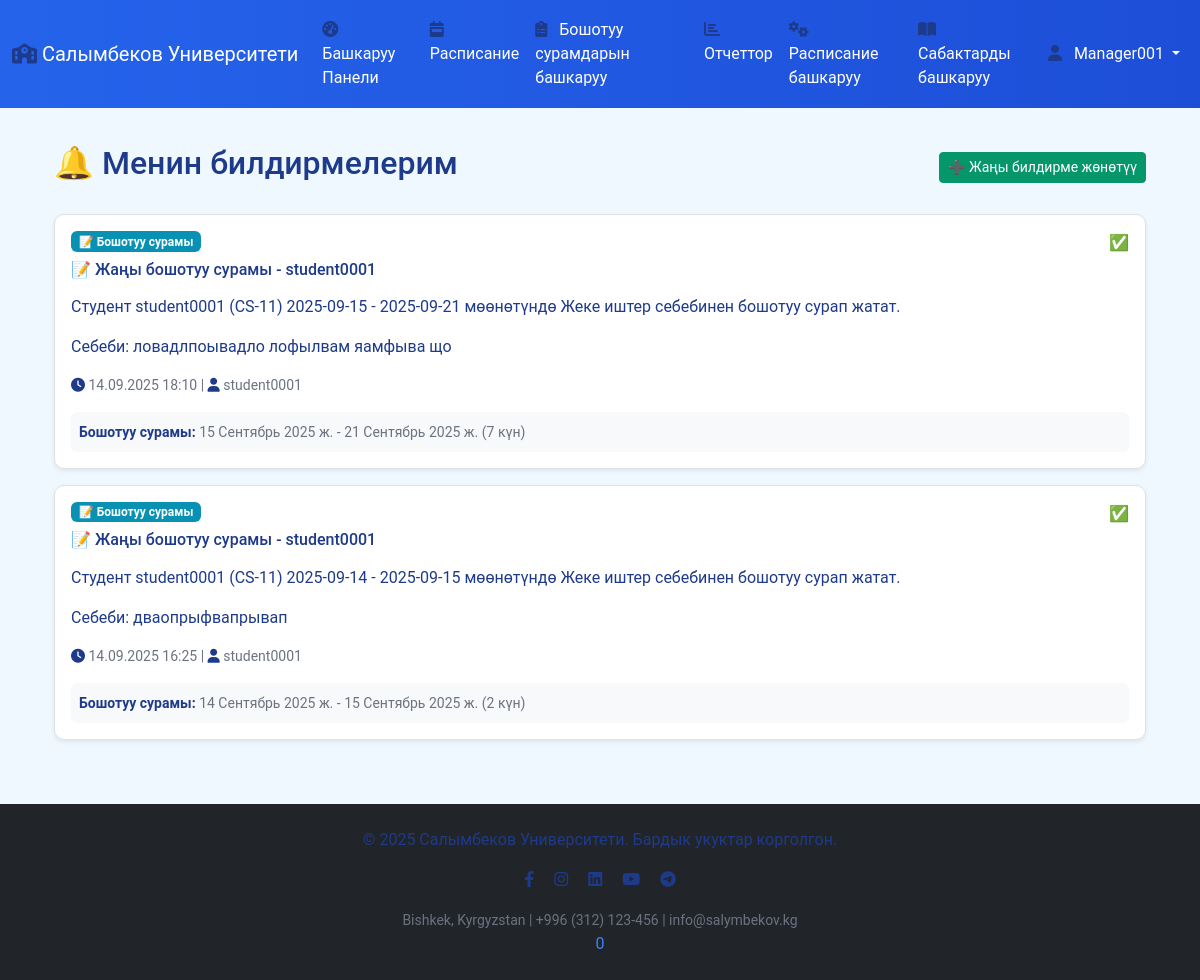
Page /ky/notifications/ (signed in) on the earlier database version.
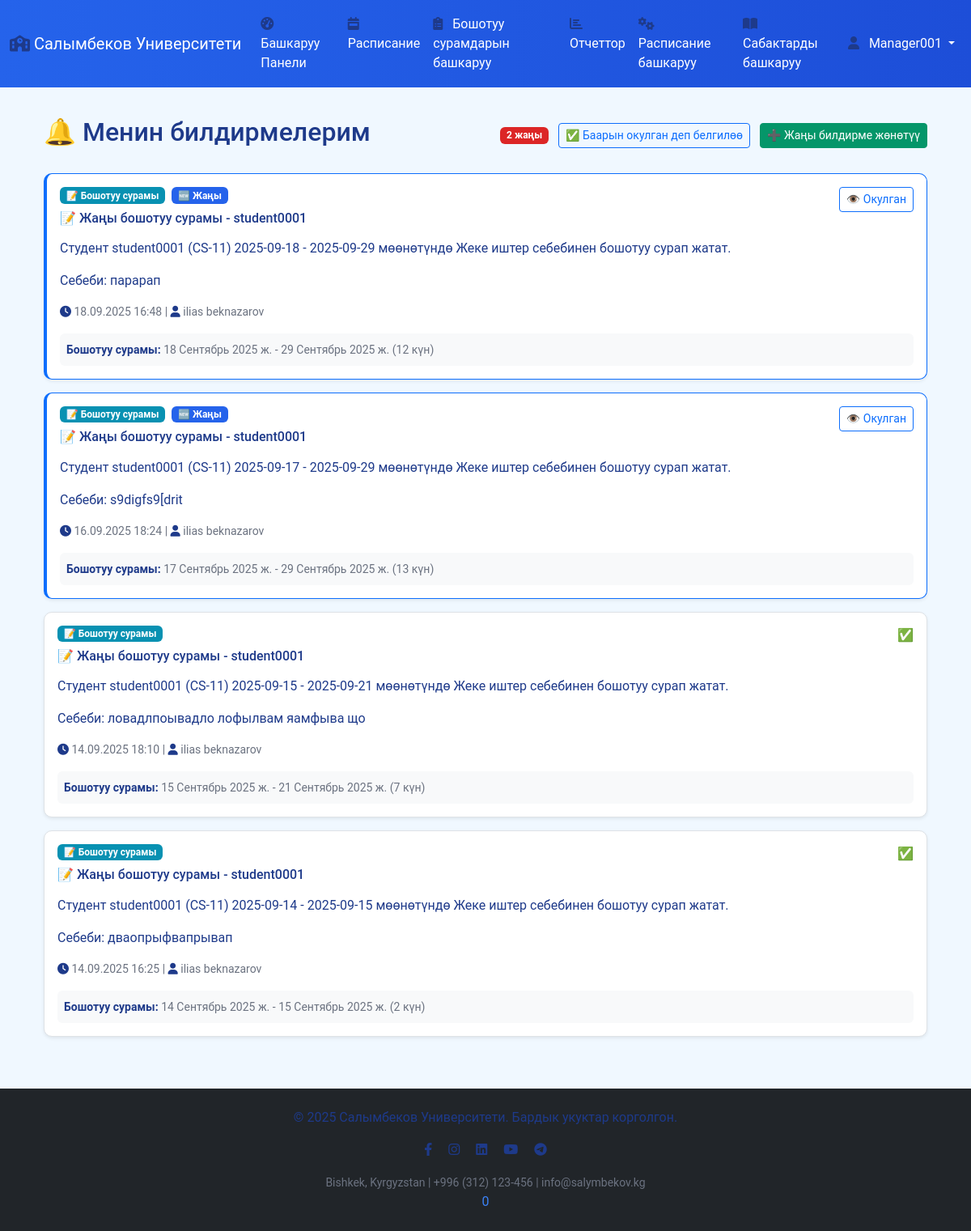
Same page on the later database version.
### core/models.py (models this page shows, shortened)
class Notification(models.Model):
    NOTIFICATION_TYPES = [
        ('ABSENCE', 'Жок болуу боюнча'),
        ('LEAVE_REQUEST', 'Бошотуу сурамы'),
        ('LEAVE_APPROVED', 'Бошотуу бекитилди'),
        ('LEAVE_REJECTED', 'Бошотуу четке кагылды'),
        ('GENERAL', 'Жалпы'),
    ]
    recipient = models.ForeignKey(User, on_delete=models.CASCADE, related_name='received_notifications')
    sender = models.ForeignKey(User, on_delete=models.SET_NULL, null=True, blank=True, related_name='sent_notifications')
    notification_type = models.CharField(max_length=20, choices=NOTIFICATION_TYPES, default='GENERAL')
    title = models.CharField(max_length=200)
    message = models.TextField()
    created_at = models.DateTimeField(auto_now_add=True)
    is_read = models.BooleanField(default=False)
    student = models.ForeignKey(Student, on_delete=models.CASCADE, null=True, blank=True)
    leave_request = models.ForeignKey(LeaveRequest, on_delete=models.CASCADE, null=True, blank=True)
    class Meta:
        ordering = ['-created_at']

class LeaveRequest(models.Model):
    STATUS_CHOICES = [
        ('PENDING', 'Күтүүдө'),
        ('APPROVED', 'Бекитилген'),
        ('REJECTED', 'Четке кагылган'),
    ]
    LEAVE_TYPE_CHOICES = [
        ('SICK', 'Ооруу'),
        ('PERSONAL', 'Жеке иштер'),
        ('FAMILY', 'Үй-бүлөлүк иштер'),
        ('EMERGENCY', 'Тез кырдаал'),
        ('OTHER', 'Башка себептер'),
    ]
    student = models.ForeignKey(Student, on_delete=models.CASCADE, related_name='leave_requests')
    leave_type = models.CharField(max_length=20, choices=LEAVE_TYPE_CHOICES, default='SICK')
    start_date = models.DateField(verbose_name='Башталуу күнү')
    end_date = models.DateField(verbose_name='Аяктоо күнү')
    reason = models.TextField(verbose_name='Себеби')
    status = models.CharField(max_length=20, choices=STATUS_CHOICES, default='PENDING')
    approved_by = models.ForeignKey(User, on_delete=models.SET_NULL, null=True, blank=True, related_name='approved_leaves')
    created_at = models.DateTimeField(auto_now_add=True)
    updated_at = models.DateTimeField(auto_now=True)
    class Meta:
        verbose_name = 'Бошотуу сурамы'
        verbose_name_plural = 'Бошотуу сурамдары'
    @property
    def duration(self):
        return (self.end_date - self.start_date).days + 1

### core/views.py (the view)
# urls.py: path('notifications/', views.notifications, name='notifications'),
@login_required
def notifications(request):
    user_notifications = Notification.objects.filter(recipient=request.user)
    unread_count = user_notifications.filter(is_read=False).count()
    return render(request, 'notifications/list.html', {
        'notifications': user_notifications,
        'unread_count': unread_count
    })

### attendance_system/context_processors.py (called while the page is built)
def site_config(request):
    try:
        return {
            'SITE_NAME': getattr(settings, 'SITE_NAME', 'Salymbekov University'),
            'UNIVERSITY_INFO': getattr(settings, 'UNIVERSITY_INFO', {}),
            'SYSTEM_CONFIG': getattr(settings, 'SYSTEM_CONFIG', {}),
            'LANGUAGE_CONFIG': getattr(settings, 'LANGUAGE_CONFIG', {}),
            'THEME_CONFIG': getattr(settings, 'THEME_CONFIG', {}),
            'ACADEMIC_CONFIG': getattr(settings, 'ACADEMIC_CONFIG', {}),
            'SOCIAL_MEDIA': getattr(settings, 'SOCIAL_MEDIA', {}),
            'FOOTER_CONFIG': getattr(settings, 'FOOTER_CONFIG', {}),
        }
    except Exception as e:
        return {
            'SITE_NAME': 'Salymbekov University',
            'UNIVERSITY_INFO': {'name': 'Salymbekov University'},
            'SYSTEM_CONFIG': {'version': '1.0.0'},
        }

### templates/notifications/list.html (shortened to what this page needs)
{% extends 'base.html' %}
{% block content %}
<div class="container mt-5">
    <div class="d-flex justify-content-between align-items-center mb-4">
        <h2>🔔 Менин билдирмелерим</h2>
        <div>
            {% if unread_count > 0 %}
                <span class="badge bg-danger me-2">{{ unread_count }} жаңы</span>
                <a href="{% url 'mark_all_notifications_read' %}" class="btn btn-sm btn-outline-primary">
                    ✅ Баарын окулган деп белгилөө
                </a>
            {% endif %}
            {% if request.user.userprofile.role in 'ADMIN,MANAGER' %}
                <a href="{% url 'send_bulk_notification' %}" class="btn btn-sm btn-success ms-2">
                    ➕ Жаңы билдирме жөнөтүү
                </a>
            {% endif %}
        </div>
    </div>
    {% if notifications %}
        <div class="row">
            {% for notification in notifications %}
            <div class="col-md-12 mb-3">
                <div class="card {% if not notification.is_read %}border-primary{% endif %} shadow-sm">
                    <div class="card-body">
                        <div class="d-flex justify-content-between align-items-start">
                            <div class="flex-grow-1">
                                <div class="d-flex align-items-center mb-2">
                                    {% if notification.notification_type == 'ABSENCE' %}
                                        <span class="badge bg-warning text-dark me-2">⚠️ Жок болуу</span>
                                    {% elif notification.notification_type == 'LEAVE_REQUEST' %}
                                        <span class="badge bg-info me-2">📝 Бошотуу сурамы</span>
                                    {% elif notification.notification_type == 'LEAVE_APPROVED' %}
                                        <span class="badge bg-success me-2">✅ Бекитилди</span>
                                    {% elif notification.notification_type == 'LEAVE_REJECTED' %}
                                        <span class="badge bg-danger me-2">❌ Четке кагылды</span>
                                    {% else %}
                                        <span class="badge bg-secondary me-2">📢 Жалпы</span>
                                    {% endif %}
                                    {% if not notification.is_read %}
                                        <span class="badge bg-primary">🆕 Жаңы</span>
                                    {% endif %}
                                </div>
                                <h6 class="card-title">{{ notification.title }}</h6>
                                <p class="card-text">{{ notification.message|linebreaks }}</p>
                                <div class="text-muted small">
                                    <i class="fas fa-clock"></i> {{ notification.created_at|date:"d.m.Y H:i" }}
                                    {% if notification.sender %}
                                        | <i class="fas fa-user"></i> {{ notification.sender.get_full_name|default:notification.sender.username }}
                                    {% endif %}
                                </div>
                            </div>
                            <div class="ms-3">
                                {% if not notification.is_read %}
                                    <a href="{% url 'mark_notification_read' notification.id %}"
                                       class="btn btn-sm btn-outline-primary">
                                        👁️ Окулган
                                    </a>
                                {% else %}
                                    <span class="text-success">✅</span>
                                {% endif %}
                            </div>
                        </div>
                        {% if notification.leave_request %}
                            <div class="mt-3 p-2 bg-light rounded">
                                <small class="text-muted">
                                    <strong>Бошотуу сурамы:</strong>
                                    {{ notification.leave_request.start_date }} - {{ notification.leave_request.end_date }}
                                    ({{ notification.leave_request.duration }} күн)
                                </small>
                            </div>
                        {% endif %}
                    </div>
                </div>
            </div>
            {% endfor %}
        </div>
    {% endif %}
</div>
{% endblock %}

### templates/base.html (shortened to what this page needs)
{% load static %}
{% load i18n %}
<!DOCTYPE html>
<html lang="{% get_current_language as LANGUAGE_CODE %}{{ LANGUAGE_CODE }}">
<head>
    <link href="https://cdn.jsdelivr.net/npm/bootstrap@5.3.0/dist/css/bootstrap.min.css" rel="stylesheet" />
    <link rel="stylesheet" href="{% static 'css/style.css' %}" />
    <link rel="stylesheet" href="https://cdnjs.cloudflare.com/ajax/libs/font-awesome/6.0.0-beta3/css/all.min.css" />
</head>
<body>
    <nav class="navbar navbar-expand-lg navbar-dark bg-primary fixed-top" style="width: 100%;">
        <div class="container-fluid">
            <a class="navbar-brand" href="{% url 'home' %}">
                <i class="fas fa-school"></i>
                {% get_current_language as LANGUAGE_CODE %}
                {% if LANGUAGE_CODE == 'ky' %}{{ UNIVERSITY_INFO.name_ky }}
                {% elif LANGUAGE_CODE == 'ru' %}{{ UNIVERSITY_INFO.name_ru }}
                {% else %}{{ UNIVERSITY_INFO.name_en }}{% endif %}
            </a>
            <div class="collapse navbar-collapse" id="navbarNav">
                <ul class="navbar-nav me-auto mb-2 mb-lg-0">
                    {% if user.is_authenticated %}
                    <li class="nav-item">
                        <a class="nav-link" href="{% url 'dashboard' %}"><i class="fas fa-tachometer-alt"></i> {% trans "Dashboard" %}</a>
                    </li>
                    {% if user.userprofile.role == 'STUDENT' %}
                    <li class="nav-item">
                        <a class="nav-link" href="{% url 'student_schedule' %}"><i class="fas fa-calendar-week"></i> {% trans "My Schedule" %}</a>
                    </li>
                    {% else %}
                    <li class="nav-item">
                        <a class="nav-link" href="{% url 'universal_schedule' %}"><i class="fas fa-calendar-week"></i> {% trans "Schedule" %}</a>
                    </li>
                    {% endif %}
                    {% if user.userprofile.role in 'ADMIN,MANAGER,TEACHER' %}
                    <li class="nav-item">
                        <a class="nav-link" href="{% url 'manage_leave_requests' %}"><i class="fas fa-clipboard-list"></i> {% trans "Manage Leave Requests" %}</a>
                    </li>
                    {% endif %}
                    {% if user.userprofile.role in 'ADMIN,MANAGER' %}
                    <li class="nav-item">
                        <a class="nav-link" href="{% url 'report' %}"><i class="fas fa-chart-bar"></i> {% trans "Reports" %}</a>
                    </li>
                    <li class="nav-item">
                        <a class="nav-link" href="{% url 'manage_schedule' %}"><i class="fas fa-cogs"></i> {% trans "Manage Schedule" %}</a>
                    </li>
                    <li class="nav-item">
                        <a class="nav-link" href="{% url 'manage_subjects' %}"><i class="fas fa-book-open"></i> {% trans "Manage Subjects" %}</a>
                    </li>
                    {% endif %}
                    {% endif %}
                </ul>
                {% if user.is_authenticated %}
                <ul class="navbar-nav ms-auto">
                    <li class="nav-item dropdown">
                        <a class="nav-link dropdown-toggle" href="#" id="userDropdown" role="button" data-bs-toggle="dropdown" aria-expanded="false">
                            <i class="fas fa-user"></i> {{ user.username }}
                        </a>
                    </li>
                </ul>
                {% endif %}
            </div>
        </div>
    </nav>
    <div class="container mt-5 pt-5" style="min-height: 68vh    ;">
        {% block content %}
        {% endblock %}
    </div>
    <footer class="bg-dark text-light text-center py-4 mt-5" style="width: 100%;">
        <div class="container">
            <p>
                {% get_current_language as LANGUAGE_CODE %}
                {% if LANGUAGE_CODE == 'ky' %}{{ FOOTER_CONFIG.copyright_text }}
                {% elif LANGUAGE_CODE == 'ru' %}{{ FOOTER_CONFIG.copyright_text_ru }}
                {% else %}{{ FOOTER_CONFIG.copyright_text_en }}{% endif %}
            </p>
            {% if FOOTER_CONFIG.show_social_links and SOCIAL_MEDIA %}
            <p>
                {% if SOCIAL_MEDIA.facebook %}<a href="{{ SOCIAL_MEDIA.facebook }}" class="text-light me-3" target="_blank"><i class="fab fa-facebook-f"></i></a>{% endif %}
                {% if SOCIAL_MEDIA.instagram %}<a href="{{ SOCIAL_MEDIA.instagram }}" class="text-light me-3" target="_blank"><i class="fab fa-instagram"></i></a>{% endif %}
                {% if SOCIAL_MEDIA.linkedin %}<a href="{{ SOCIAL_MEDIA.linkedin }}" class="text-light me-3" target="_blank"><i class="fab fa-linkedin"></i></a>{% endif %}
                {% if SOCIAL_MEDIA.youtube %}<a href="{{ SOCIAL_MEDIA.youtube }}" class="text-light me-3" target="_blank"><i class="fab fa-youtube"></i></a>{% endif %}
                {% if SOCIAL_MEDIA.telegram %}<a href="{{ SOCIAL_MEDIA.telegram }}" class="text-light" target="_blank"><i class="fab fa-telegram"></i></a>{% endif %}
            </p>
            {% endif %}
            {% if FOOTER_CONFIG.show_contact_info and UNIVERSITY_INFO %}
            <small class="text-muted">
                {{ UNIVERSITY_INFO.address }} | {{ UNIVERSITY_INFO.phone }} | {{ UNIVERSITY_INFO.email }}
            </small>
            {% endif %}
        </div>0
    </footer>
</body>
</html>

### static/css/style.css (style rules this page uses)
:root { --bg-color: #ffffff; --bg-primary: #f0f8ff; --bg-secondary: #ffffff; --bg-tertiary: #e6f3ff; --secondary-bg: #f0f8ff; --text-color: #1e3a8a; --text-primary: #1e3a8a; --text-secondary: #3b82f6; --text-muted: #6b7280; --border-color: #93c5fd; --primary-color: #2563eb; --primary-hover: #1d4ed8; --primary-hover-color: #1d4ed8; --button-text-color: #ffffff; --success-color: #059669; --danger-color: #dc2626; --warning-color: #d97706; --info-color: #0891b2; --navbar-bg: linear-gradient(90deg, #2563eb, #1d4ed8); --card-shadow: rgba(37, 99, 235, 0.1); --hover-bg: rgba(37, 99, 235, 0.05); --table-hover: #eff6ff; --dropdown-shadow: rgba(37, 99, 235, 0.15); }
body { font-family: 'Roboto', sans-serif; background-color: var(--bg-primary); color: var(--text-primary); transition: background-color 0.3s ease, color 0.3s ease; }
h1, h2, h3, h4, h5, h6 { color: var(--text-primary); }
p, span, div, label, li, a { color: var(--text-primary); }
.text-muted { color: var(--text-muted) !important; }
.text-success { color: var(--success-color) !important; }
.navbar.bg-primary { background: var(--navbar-bg) !important; }
.navbar-brand, .navbar-nav .nav-link { color: var(--button-text-color) !important; }
.navbar-nav .nav-link { padding: 10px 15px; font-size: 1rem; transition: background-color 0.3s, color 0.3s; }
.nav-link i { margin-right: 8px; }
.card { background-color: var(--bg-secondary); border: 1px solid var(--border-color); border-radius: 10px; box-shadow: 0 4px 8px var(--card-shadow); color: var(--text-primary); transition: transform 0.2s, box-shadow 0.3s ease; }
.btn-success { background-color: var(--success-color); border-color: var(--success-color); }
.badge.bg-danger { background-color: var(--danger-color) !important; color: var(--button-text-color) !important; }
.badge.bg-primary { background-color: var(--primary-color) !important; color: var(--button-text-color) !important; }
.badge.bg-info { background-color: var(--info-color) !important; color: var(--button-text-color) !important; }
.badge { color: var(--button-text-color) !important; }
footer a.text-light { transition: color 0.3s ease; color: var(--text-secondary) !important; }
footer { background-color: var(--bg-secondary); color: var(--text-primary); }
a { color: var(--primary-color); text-decoration: none; }
ul, ol, li { color: var(--text-primary); }
.text-light { color: var(--text-secondary) !important; }
.card-title { color: var(--text-primary); }
.card-text { color: var(--text-primary); }
small, .small { color: var(--text-muted); }
strong, b { color: var(--text-primary); }
em, i { color: var(--text-primary); }
footer p { font-size: 1rem; }

### templates/notifications/list.html (style rules this page uses)
.card { border: 1px solid #dee2e6; transition: all 0.2s ease; }
.border-primary { border-left: 4px solid #0d6efd !important; }
.badge { font-size: 0.75rem; }

Differences in the rows shown:
added Notification: notification_type "📝 Бошотуу сурамы", is_read "🆕 Жаңы", title "📝 Жаңы бошотуу сурамы - student0001", message "Студент student0001 (CS-11) 2025-09-18 - 2025-09-29 мөөнөтүндө Жеке иштер себебинен бошотуу сурап жатат. Себеби: парарап", created_at "18.09.2025 16:48", sender.get_full_name "ilias beknazarov", leave_request.start_date "18 Сентябрь 2025 ж.", leave_request.end_date "29 Сентябрь 2025 ж.", leave_request.duration "12"
added Notification: notification_type "📝 Бошотуу сурамы", is_read "🆕 Жаңы", title "📝 Жаңы бошотуу сурамы - student0001", message "Студент student0001 (CS-11) 2025-09-17 - 2025-09-29 мөөнөтүндө Жеке иштер себебинен бошотуу сурап жатат. Себеби: s9digfs9[drit", created_at "16.09.2025 18:24", sender.get_full_name "ilias beknazarov", leave_request.start_date "17 Сентябрь 2025 ж.", leave_request.end_date "29 Сентябрь 2025 ж.", leave_request.duration "13"
changed through a linked row, Notification "21 Сентябрь 2025 ж.": sender.get_full_name "student0001" → "ilias beknazarov"
changed through a linked row, Notification "14 Сентябрь 2025 ж.": sender.get_full_name "student0001" → "ilias beknazarov"
Other differences:
{{ unread_count }}: (not shown) → "2"
text now shown: "жаңы ✅ Баарын окулган деп белгилөө"
